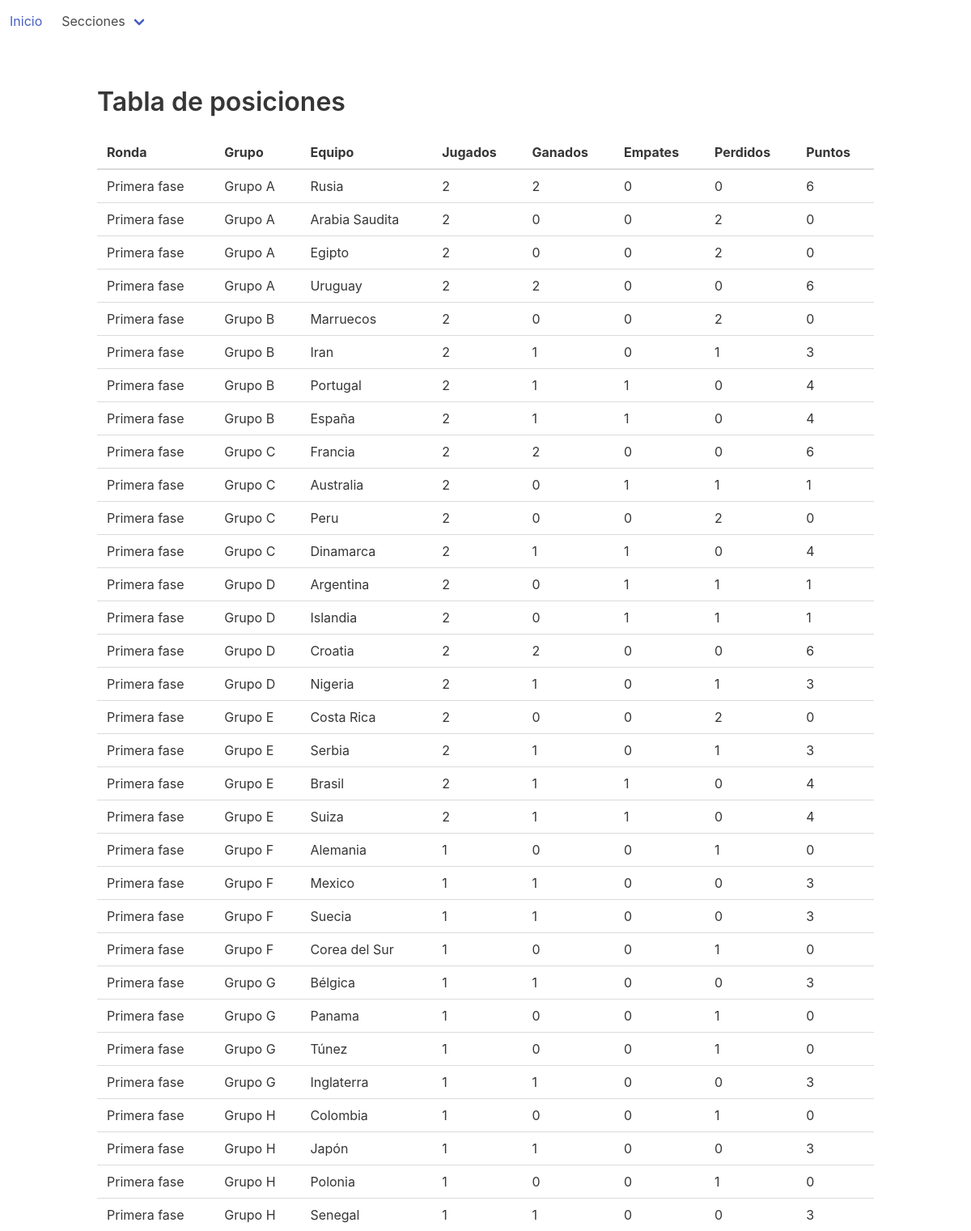
The page /dashboard/rounds on the database as committed earlier.
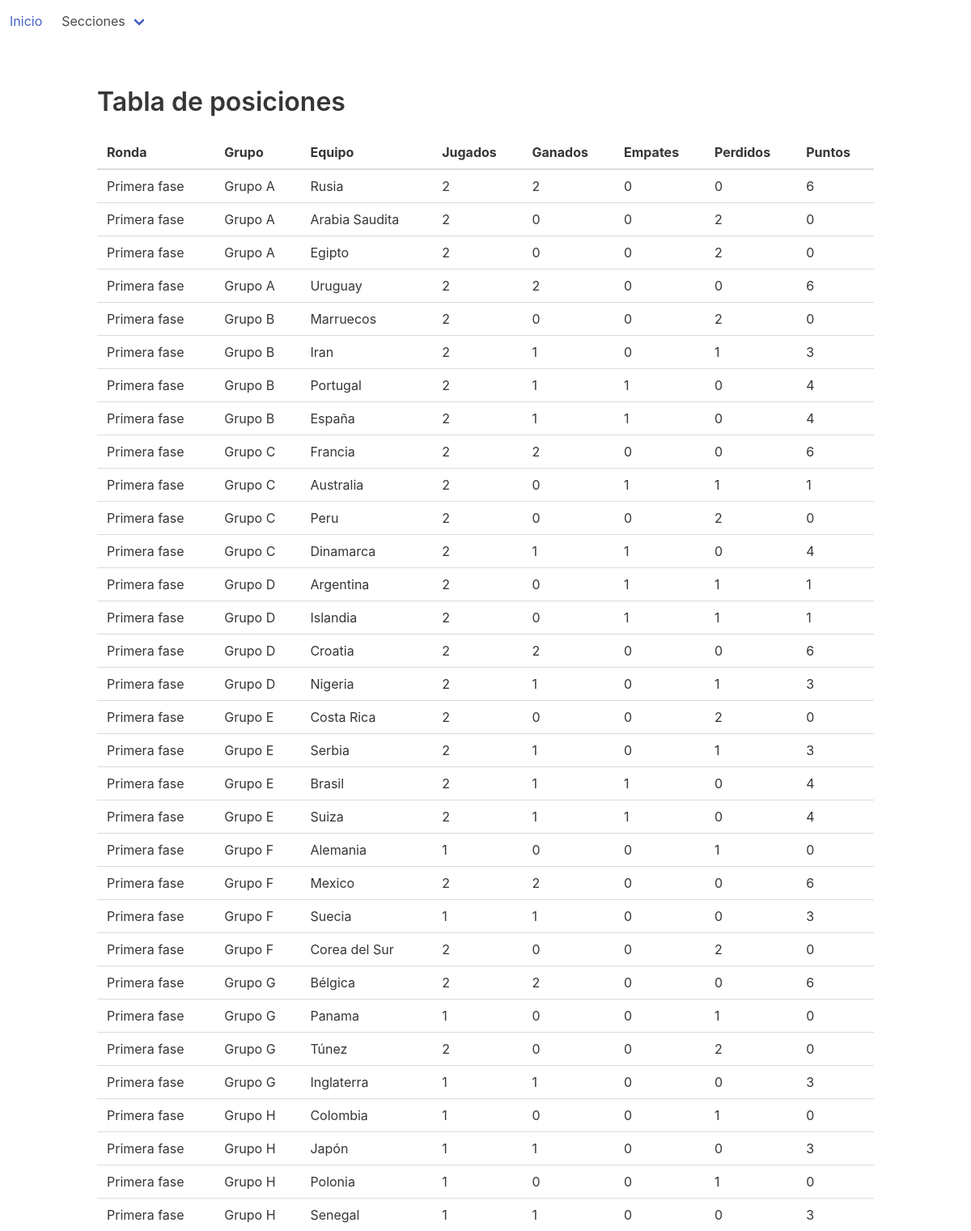
The same page on the database as committed later.
### dashboard/models.py (models this page shows, shortened)
class Round(models.Model):
    ROUND_CHOICES = (
        ('1', 'Primera fase'),
        ('2', 'Octavos'),
        ('3', 'Cuarto'),
        ('4', 'Semifinales'),
        ('5', 'Tercer lugar'),
        ('6', 'Finales'),
    )
    stage = models.CharField(choices=ROUND_CHOICES, max_length=1, default='1')
    played_matches = models.IntegerField(default=0)
    won = models.IntegerField(default=0)
    draw = models.IntegerField(default=0)
    lose = models.IntegerField(default=0)
    points = models.IntegerField(default=0)
    team = models.ForeignKey('Team', on_delete=models.DO_NOTHING)
    class Meta:
        ordering = ["stage", "team__group"]

class Team(models.Model):
    GROUP_CHOICES = (
        ('A', 'Grupo A'),
        ('B', 'Grupo B'),
        ('C', 'Grupo C'),
        ('D', 'Grupo D'),
        ('E', 'Grupo E'),
        ('F', 'Grupo F'),
        ('G', 'Grupo G'),
        ('H', 'Grupo H'),
    )
    group = models.CharField(choices=GROUP_CHOICES, max_length=1, null=True, default='A')
    name = models.CharField(max_length=32)
    code = models.CharField(max_length=32)
    cups = models.IntegerField(default=0)
    finals = models.IntegerField(default=0)
    semifinals = models.IntegerField(default=0)
    class Meta:
        ordering = ["name"]
    def __str__(self):
        return self.name

### dashboard/views.py (the view)
class RoundListView(ListView):
    model = Round

### templates/dashboard/round_list.html (shortened to what this page needs)
{% extends 'base.html' %}
{% block content %}
    <h1 class="title">Tabla de posiciones</h1>
    <table class="table">
        <thead>
        <tr>
            <th>Ronda</th>
            <th>Grupo</th>
            <th>Equipo</th>
            <th>Jugados</th>
            <th>Ganados</th>
            <th>Empates</th>
            <th>Perdidos</th>
            <th>Puntos</th>
        </tr>
        </thead>
        <tbody>
        {% for round in round_list %}
            <tr>
                <td>{{ round.get_stage_display }}</td>
                <td>{{ round.team.get_group_display }}</td>
                <td>{{ round.team }}</td>
                <td>{{ round.played_matches }}</td>
                <td>{{ round.won }}</td>
                <td>{{ round.draw }}</td>
                <td>{{ round.lose }}</td>
                <td>{{ round.points }}</td>
            </tr>
        {% endfor %}
        </tbody>
    </table>
{% endblock %}

Rows that differ between the two databases and show on the page:
changed Round "Mexico": played_matches "1" → "2"; won "1" → "2"; points "3" → "6"
changed Round "Corea del Sur": played_matches "1" → "2"; lose "1" → "2"
changed Round "Bélgica": played_matches "1" → "2"; won "1" → "2"; points "3" → "6"
changed Round "Túnez": played_matches "1" → "2"; lose "1" → "2"
